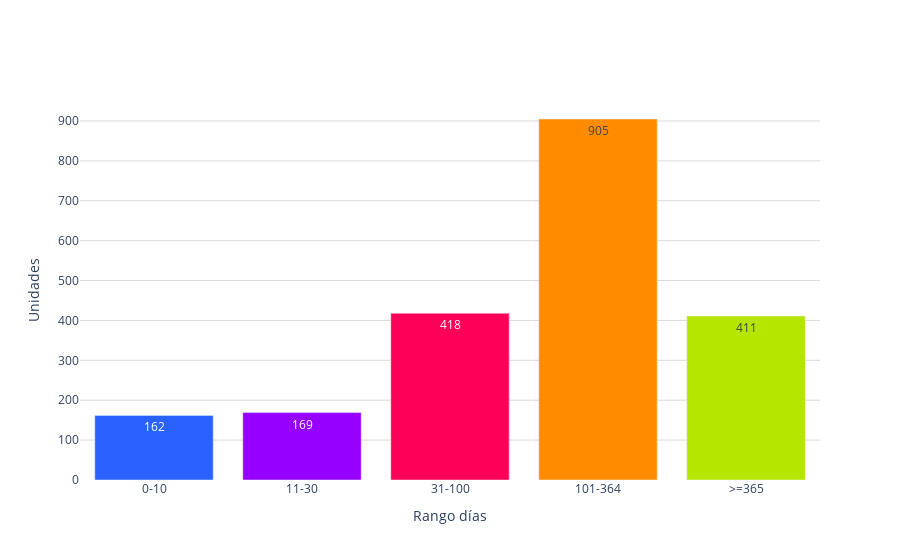

Here is the notebook cell this chart was saved with:
### Code cell
values = conteo_df_mercado_pachuca['conteo']
labels = conteo_df_mercado_pachuca['dias']
colores = ['#2962ff', '#9500ff', '#ff0059', '#ff8c00', '#b4e600', '#2EC2A2','#E50CB6']

fig = go.Figure()
fig.add_trace(go.Bar(
    x=labels, 
    y=values, 
    marker_color=colores,  # Especifica los colores de las barras
    text=values,  # Texto que se mostrará en las barras 
    textposition='inside',  # Posición del texto (puede ser 'inside' o 'outside')
))
fig.update_layout(
    #title='Número de unidades por días en el mercado',  # Título de la gráfica
    xaxis=dict(title='Rango días'),  # Título del eje x
    yaxis=dict(
        title='Unidades', # Título del eje y
        gridcolor='#dddcda', # Color de las líneas que dividen los rangos del eje Y
         gridwidth=1,
    ),  
    plot_bgcolor='rgba(0,0,0,0)',  # Color de fondo del gráfico
)
# Exportar gráfica como archivo HTML
def guardar_grafico_como_html(fig, nombre_archivo, carpeta='graficas'):
    # Crear la carpeta si no existe
    if not os.path.exists(carpeta):
        os.makedirs(carpeta)
    
    # Gráfica como archivo HTML en la carpeta especificada
    pio.write_html(fig, f'{carpeta}/{nombre_archivo}.html')

# Exportar
guardar_grafico_como_html(fig, 'g_bar_tiempoXmercado_pachuca', carpeta='graficas')
fig.show()

### Figure 1 — Plotly figure (JSON) as saved in the notebook; plotly's stock layout.template omitted (floating-point values rounded to 4 significant figures)
{"data": [{"marker": {"color": ["#2962ff", "#9500ff", "#ff0059", "#ff8c00", "#b4e600", "#2EC2A2", "#E50CB6"]}, "text": [162, 169, 418, 905, 411], "textposition": "inside", "type": "bar", "x": ["0-10", "11-30", "31-100", "101-364", ">=365"], "y": [162, 169, 418, 905, 411]}], "layout": {"plot_bgcolor": "rgba(0,0,0,0)", "xaxis": {"title": {"text": "Rango días"}}, "yaxis": {"gridcolor": "#dddcda", "gridwidth": 1, "title": {"text": "Unidades"}}}}
